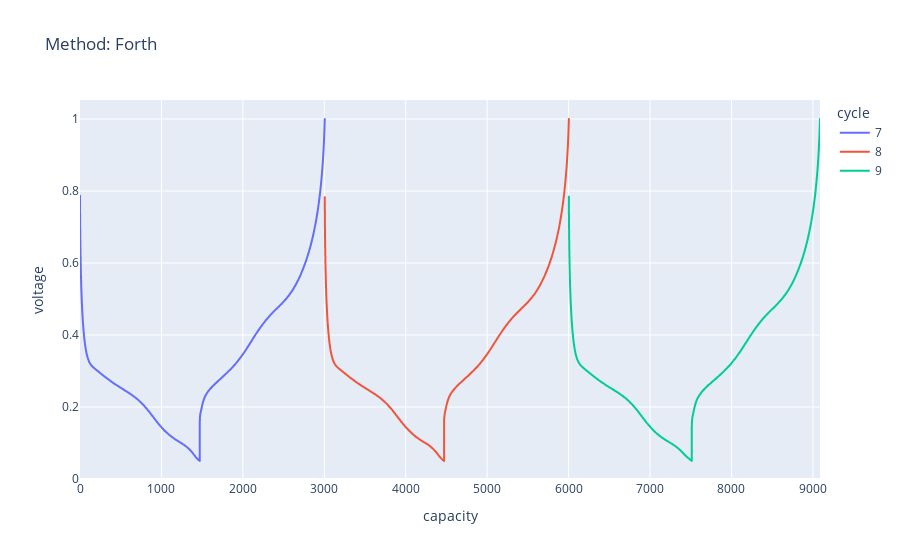

The code cell stored with this chart in its notebook:
### Code cell
cap3 = c.get_cap(cycle=[7, 8, 9], label_cycle_number=True, categorical_column=True,method='forth')
px.line(cap3, x="capacity", y="voltage", color="cycle",title='Method: Forth')

### Figure 1 — Plotly figure (JSON) as saved in the notebook; plotly's stock layout.template omitted (floating-point values rounded to 4 significant figures; data arrays with more than 128 entries replaced by an {"elided": "..."} marker saying what was removed)
{"data": [{"hovertemplate": "cycle=7<br>capacity=%{x}<br>voltage=%{y}<extra></extra>", "legendgroup": "7", "line": {"color": "#636efa", "dash": "solid"}, "marker": {"symbol": "circle"}, "mode": "lines", "name": "7", "showlegend": true, "type": "scattergl", "x": {"elided": "437 float values"}, "xaxis": "x", "y": {"elided": "437 float values"}, "yaxis": "y"}, {"hovertemplate": "cycle=8<br>capacity=%{x}<br>voltage=%{y}<extra></extra>", "legendgroup": "8", "line": {"color": "#EF553B", "dash": "solid"}, "marker": {"symbol": "circle"}, "mode": "lines", "name": "8", "showlegend": true, "type": "scattergl", "x": {"elided": "437 float values"}, "xaxis": "x", "y": {"elided": "437 float values"}, "yaxis": "y"}, {"hovertemplate": "cycle=9<br>capacity=%{x}<br>voltage=%{y}<extra></extra>", "legendgroup": "9", "line": {"color": "#00cc96", "dash": "solid"}, "marker": {"symbol": "circle"}, "mode": "lines", "name": "9", "showlegend": true, "type": "scattergl", "x": {"elided": "445 float values"}, "xaxis": "x", "y": {"elided": "445 float values"}, "yaxis": "y"}], "layout": {"legend": {"title": {"text": "cycle"}, "tracegroupgap": 0}, "title": {"text": "Method: Forth"}, "xaxis": {"anchor": "y", "domain": [0, 1], "title": {"text": "capacity"}}, "yaxis": {"anchor": "x", "domain": [0, 1], "title": {"text": "voltage"}}}}
